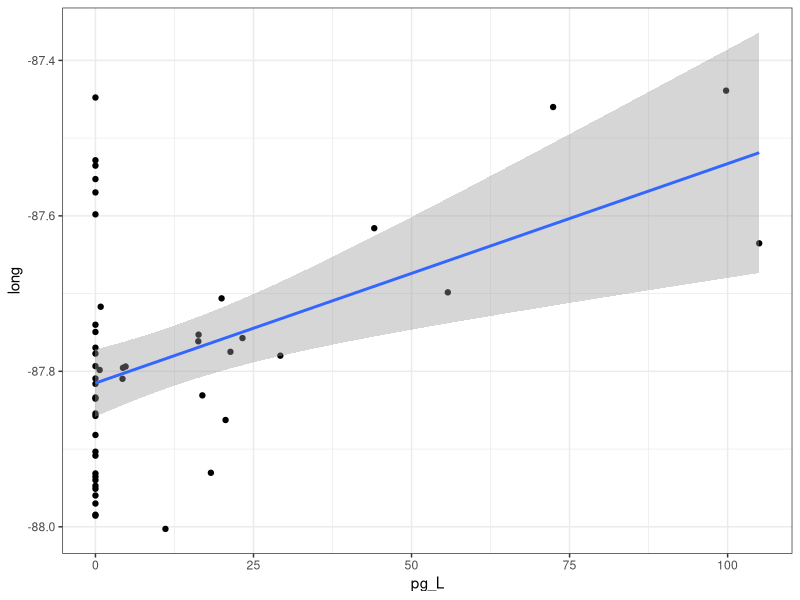
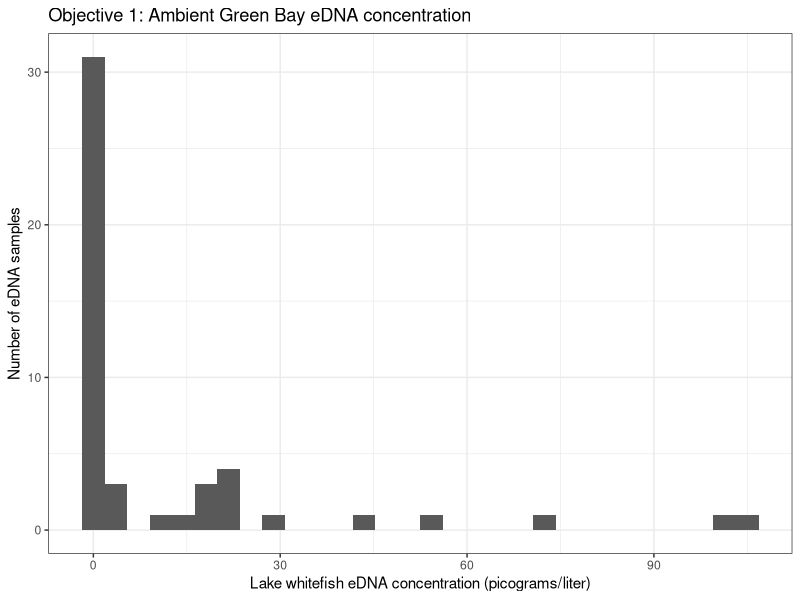
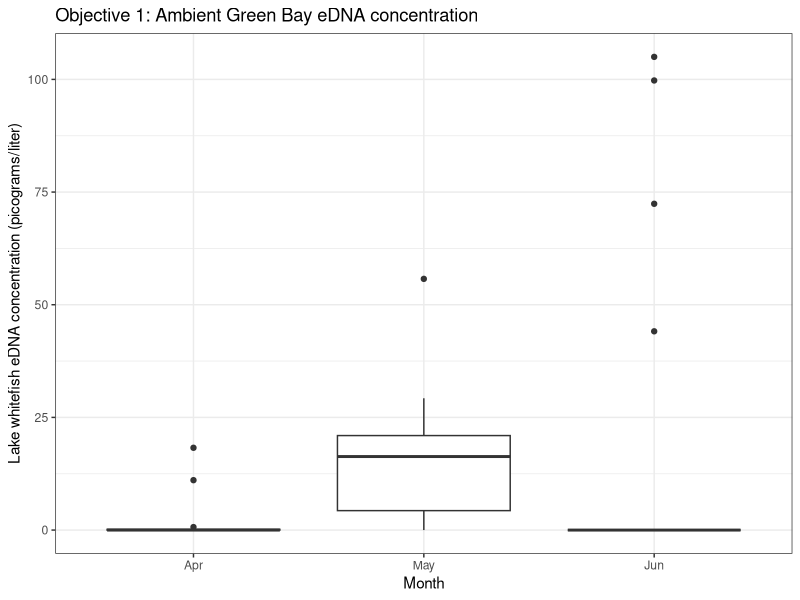
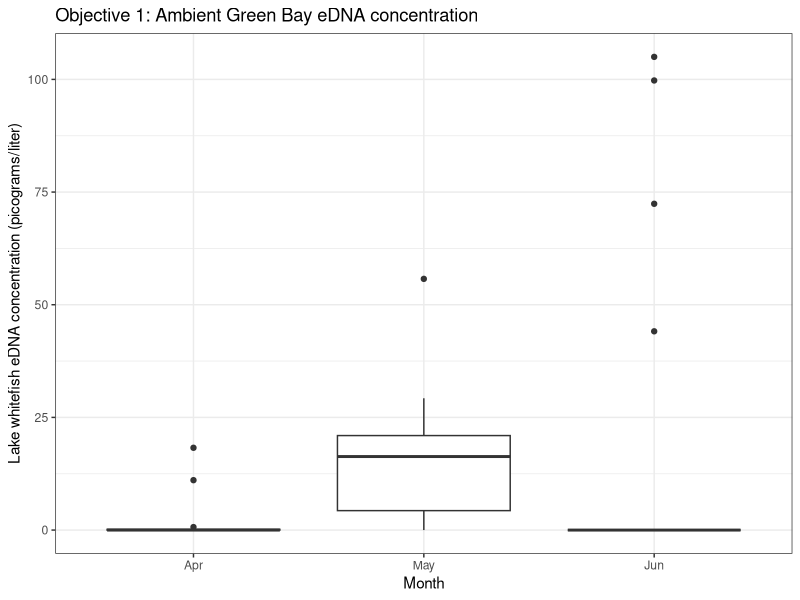

These charts were generated, in order, by the following R code:
library(tidyverse)

dat <- read_csv("./allResults.csv") %>% 
  filter(obj == 1)

dat %>% 
  filter(pg_L < 1000) %>% 
  ggplot(aes(x = pg_L, y = long)) +
  geom_point() +
  geom_smooth(method = lm) +
  theme_bw()

dat %>% 
  filter(pg_L < 1000) %>% 
  ggplot(aes(x = pg_L)) +
  geom_histogram() +
  xlab("Lake whitefish eDNA concentration (picograms/liter)") +
  ylab("Number of eDNA samples") +
  ggtitle("Objective 1: Ambient Green Bay eDNA concentration") +
  theme_bw()
#ggsave("./outputs/obj1ConcentrationHistogram.png", width = 6, height = 4)

dat %>% 
  mutate(date = mdy(date)) %>% 
  mutate(month = month(date, label = TRUE)) %>% 
  filter(pg_L < 1000) %>% 
  ggplot(aes(x = month, y = pg_L, group = month)) +
  geom_boxplot() +
  ylab("Lake whitefish eDNA concentration (picograms/liter)") +
  xlab("Month") +
  ggtitle("Objective 1: Ambient Green Bay eDNA concentration") +
  theme_bw()
ggsave("./outputs/obj1ConcentrationByMonth.png", width = 6, height = 4)


dat %>% 
  mutate(date = mdy(date)) %>% 
  mutate(month = month(date, label = TRUE)) %>% 
  filter(pg_L < 1000) %>% 
  count(month)


### Mean and variance of ambient concentration ###
## Note: excluding 1 outlier (3000 pg/L)
dat %>%
  filter(pg_L < 1000) %>% 
  summarize(meanConc = mean(pg_L),
            n90percentile = quantile(pg_L, probs = 0.9))



